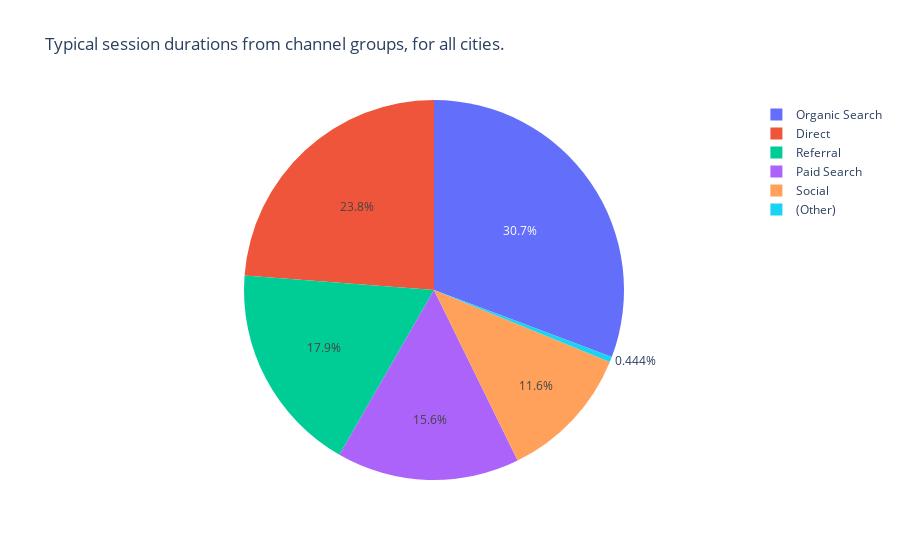
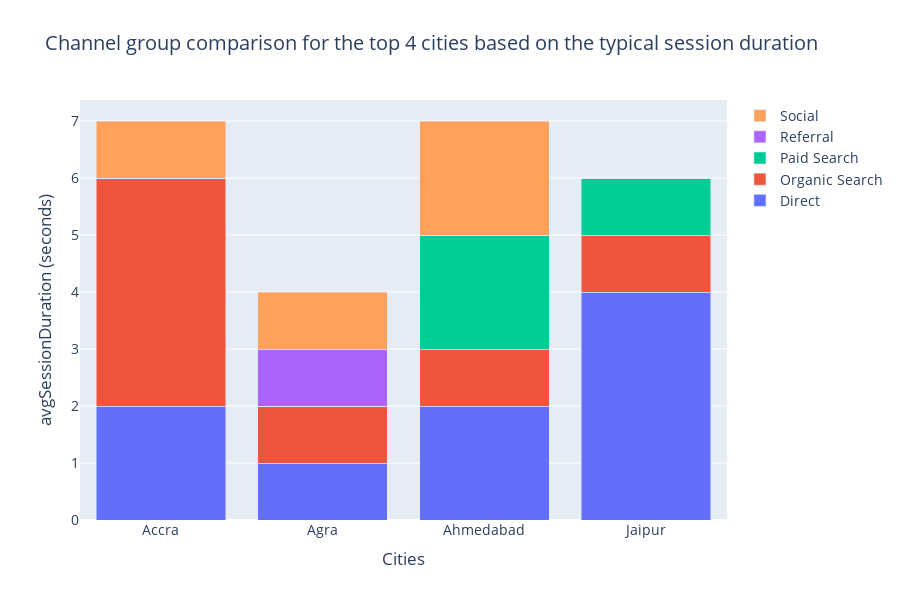

The notebook cell these images were saved under, in order:
### Code cell
init_notebook_mode(connected=True)

avg_city_c.loc[avg_city_c.avgSessionDuration <= 2, 'City'] = 'Other cities'

fig5 = px.pie(avg_city_c, values='avgSessionDuration', names='channelGrouping', 
             title='Typical session durations from channel groups, for all cities.')

fig6 = go.Figure()

name = a_c.iloc[[3,5,6,7],0].tolist()

fig6 = go.Figure(data=[
    go.Bar(name='Direct', x=name, y=a_c.iloc[[3,5,6,7],1].tolist()),
    go.Bar(name='Organic Search', x=name, y=a_c.iloc[[3,5,6,7],2].tolist()),
    go.Bar(name='Paid Search', x=name, y=a_c.iloc[[3,5,6,7],3].tolist()),
    go.Bar(name='Referral', x=name, y=a_c.iloc[[3,5,6,7],4].tolist()),
    go.Bar(name='Social', x=name, y=a_c.iloc[[3,5,6,7],5].tolist())
])

fig6.update_layout(title='Channel group comparison for the top 4 cities based on the typical session duration',
                  xaxis_title='Cities',
                  yaxis_title='avgSessionDuration (seconds)',
                  height=600,
                  font=dict(size=14))

iplot(fig5, filename = 'basic-bar', config = config)
fig6.update_layout(barmode='stack')#, xaxis_tickangle=-45)
iplot(fig6, filename = 'basic-bar', config = config)

### Figure 1 — Plotly figure (JSON) as saved in the notebook; plotly's stock layout.template omitted (floating-point values rounded to 4 significant figures; data arrays with more than 128 entries replaced by an {"elided": "..."} marker saying what was removed)
{"data": [{"domain": {"x": [0, 1], "y": [0, 1]}, "hovertemplate": "channelGrouping=%{label}<br>avgSessionDuration=%{value}<extra></extra>", "labels": {"elided": "1347 str values"}, "legendgroup": "", "name": "", "showlegend": true, "type": "pie", "values": {"elided": "1347 int values"}}], "layout": {"legend": {"tracegroupgap": 0}, "title": {"text": "Typical session durations from channel groups, for all cities."}}}

### Figure 2 — Plotly figure (JSON) as saved in the notebook; plotly's stock layout.template omitted (floating-point values rounded to 4 significant figures)
{"data": [{"name": "Direct", "type": "bar", "x": ["Accra", "Agra", "Ahmedabad", "Jaipur"], "y": [2, 1, 2, 4]}, {"name": "Organic Search", "type": "bar", "x": ["Accra", "Agra", "Ahmedabad", "Jaipur"], "y": [4, 1, 1, 1]}, {"name": "Paid Search", "type": "bar", "x": ["Accra", "Agra", "Ahmedabad", "Jaipur"], "y": [0, 0, 2, 1]}, {"name": "Referral", "type": "bar", "x": ["Accra", "Agra", "Ahmedabad", "Jaipur"], "y": [0, 1, 0, 0]}, {"name": "Social", "type": "bar", "x": ["Accra", "Agra", "Ahmedabad", "Jaipur"], "y": [1, 1, 2, 0]}], "layout": {"barmode": "stack", "font": {"size": 14}, "height": 600, "title": {"text": "Channel group comparison for the top 4 cities based on the typical session duration"}, "xaxis": {"title": {"text": "Cities"}}, "yaxis": {"title": {"text": "avgSessionDuration (seconds)"}}}}
